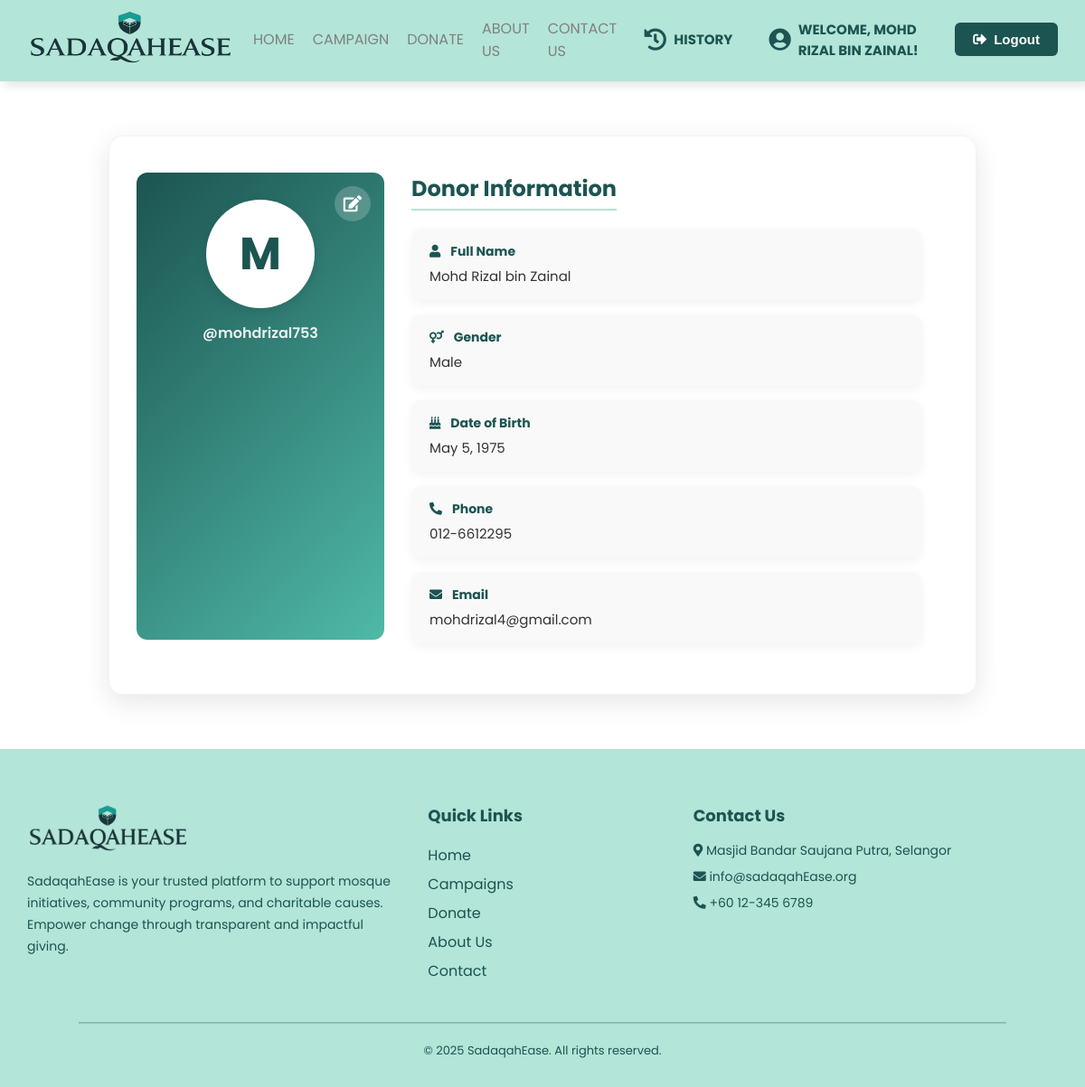
The page /donor/profile/ (signed in) on the database its author committed.
### SadaqahEase/models.py (models this page shows, shortened)
class Donor(models.Model):
    donorid = models.CharField(max_length=8, primary_key=True, editable=False)
    fullname = models.CharField(max_length=100)
    phone = models.CharField(max_length=15)
    email = models.EmailField()
    username = models.CharField(max_length=50, unique=True)
    password = models.CharField(max_length=100)
    gender = models.CharField(max_length=10, choices=[('Male', 'Male'), ('Female', 'Female')])
    dob = models.DateField()
    created_at = models.DateTimeField(default=timezone.now)

### SadaqahEase/views.py (the view)
# urls.py: path('donor/profile/', views.donor_profile, name='donorprofile'),
def donor_profile(request):
    donor_id = request.session.get('donor_id')
    if not donor_id:
        return redirect('login_donor')
    try:
        donor = Donor.objects.get(donorid=donor_id)
    except Donor.DoesNotExist:
        messages.error(request, "Donor not found.")
        return redirect('login_donor')
    return render(request, 'donorprofilepage.html', {'donor': donor})

### SadaqahEase/templates/donorprofilepage.html (shortened to what this page needs)
<!DOCTYPE html>
<html lang="en">
<head>
  <link rel="stylesheet" href="https://cdnjs.cloudflare.com/ajax/libs/font-awesome/5.14.0/css/all.min.css" />
  <link rel="stylesheet" href="https://stackpath.bootstrapcdn.com/font-awesome/4.7.0/css/font-awesome.min.css" />
</head>
<body>
{% load static %}
<header>
  <div class="content flex_space">
    <div class="logo">
      <img src="{% static 'Sadaqahlogo.png' %}" alt="SadaqahEase Logo" />
    </div>
    <div class="navbar">
      <ul id="menulist">
          <li><a href="{% url 'donor_mainpage' %}">Home</a></li>
          <li><a href="{% url 'donor_campaigns' %}">Campaign</a></li>
          <li><a href="{% url 'donate_page' %}">Donate</a></li>
          <li><a href="{% url 'donor_mainpage' %}#about-section">About Us</a></li>
          <li><a href="{% url 'donor_mainpage' %}#contact-section">Contact Us</a></li>
                    <li>
            <a href="{% url 'donor_history' %}" class="welcome-link">
              <div class="welcome-message">
                <i class="fas fa-history"></i>
                History
              </div>
            </a>
          </li>
        <li>
          <a href="{% url 'donorprofile' %}" style="text-decoration: none;">
            <div class="welcome-message">
              <i class="fas fa-user-circle"></i>
              Welcome, {{ donor.fullname }}!
            </div>
          </a>
        </li>
        <li>
          <form method="post" action="{% url 'logout' %}">
            <button type="submit" class="primary_btn">
              <i class="fas fa-sign-out-alt"></i> Logout
            </button>
          </form>
        </li>
      </ul>
    </div>
  </div>
</header>
<div class="profile-wrapper">
  <div class="profile-card">
    <div class="left-panel">
      <div class="initial-circle">{{ donor.fullname|first|upper }}</div>
      <div class="username">@{{ donor.username }}</div>
      <a href="{% url 'donor_edit_profile' %}" class="edit-icon"><i class="fas fa-edit"></i></a>
    </div>
    <div class="right-panel">
      <h2>Donor Information</h2>
      <div class="info-box">
        <label><i class="fas fa-user"></i> Full Name</label>
        <p>{{ donor.fullname }}</p>
      </div>
      <div class="info-box">
        <label><i class="fas fa-venus-mars"></i> Gender</label>
        <p>{{ donor.gender }}</p>
      </div>
      <div class="info-box">
        <label><i class="fas fa-birthday-cake"></i> Date of Birth</label>
        <p>{{ donor.dob }}</p>
      </div>
      <div class="info-box">
        <label><i class="fas fa-phone-alt"></i> Phone</label>
        <p>{{ donor.phone }}</p>
      </div>
      <div class="info-box">
        <label><i class="fas fa-envelope"></i> Email</label>
        <p>{{ donor.email }}</p>
      </div>
    </div>
  </div>
</div>
<footer  id="contact-section" style="background: rgb(179, 229, 216); color: #1c5451; padding: 60px 30px 30px;">
  <div style="display: flex; flex-wrap: wrap; justify-content: space-between; align-items: flex-start; gap: 40px; max-width: 1200px; margin: auto;">
    <div style="flex: 1 1 300px;">
      <img src="{% static 'Sadaqahlogo.png' %}" alt="SadaqahEase Logo" style="width: 180px; margin-bottom: 15px;">
      <p style="line-height: 1.7; font-size: 14px; color: #1c5451;">
        SadaqahEase is your trusted platform to support mosque initiatives, community programs, and charitable causes.
        Empower change through transparent and impactful giving.
      </p>
    </div>
    <div style="flex: 1 1 150px;">
      <h3 style="margin-bottom: 15px; font-size: 18px; color: #1c5451;">Quick Links</h3>
      <ul style="list-style: none; padding: 0; line-height: 2;">
        <li><a href="{% url 'donor_mainpage' %}" style="color: #1c5451; text-decoration: none;">Home</a></li>
        <li><a href="{% url 'donor_campaigns' %}" style="color: #1c5451; text-decoration: none;">Campaigns</a></li>
        <li><a href="{% url 'donate_page' %}" style="color: #1c5451; text-decoration: none;">Donate</a></li>
        <li><a href="{% url 'donor_mainpage' %}#about-section" style="color: #1c5451; text-decoration: none;">About Us</a></li>
        <li><a href="{% url 'donor_mainpage' %}#contact-section" style="color: #1c5451; text-decoration: none;">Contact</a></li>
      </ul>
    </div>
    <div style="flex: 1 1 300px;">
      <h3 style="margin-bottom: 15px; font-size: 18px; color: #1c5451;">Contact Us</h3>
      <p style="font-size: 14px; margin-bottom: 8px;"><i class="fas fa-map-marker-alt"></i> Masjid Bandar Saujana Putra, Selangor</p>
      <p style="font-size: 14px; margin-bottom: 8px;"><i class="fas fa-envelope"></i> info@sadaqahEase.org</p>
      <p style="font-size: 14px;"><i class="fas fa-phone-alt"></i> +60 12-345 6789</p>
    </div>
  </div>
  <hr style="margin: 40px auto 20px; border-color: rgba(28, 84, 81, 0.2); width: 90%;">
  <p style="text-align: center; font-size: 13px; color: #1c5451;">&copy; 2025 SadaqahEase. All rights reserved.</p>
</footer>
</body>
</html>

### SadaqahEase/templates/donorprofilepage.html (style rules this page uses)
* { padding: 0; margin: 0; box-sizing: border-box; }
body { font-family: "Poppins", sans-serif; background-color: #fff; }
header a { text-decoration: none; }
li { list-style: none; }
.flex_space { display: flex; justify-content: space-between; align-items: center; }
button { border: none; background: none; transition: 0.5s; cursor: pointer; }
.primary_btn { padding: 10px 20px; background: #1c5451; font-weight: bold; color: white; border-radius: 6px; display: flex; align-items: center; justify-content: center; font-size: 15px; gap: 8px; }
.primary_btn i { color: white; }
.welcome-message { display: flex; align-items: center; gap: 8px; color: #1c5451; font-weight: bold; font-size: 15px; padding: 10px; }
.welcome-message i { font-size: 25px; transition: transform 0.3s ease, color 0.3s ease; }
header { height: 90px; padding: 0 20px; position: sticky; top: 0; z-index: 1000; background: rgb(179, 229, 216); box-shadow: 5px 5px 10px rgba(0, 0, 0, 0.1); }
header img { padding: 10px ; width: 250px; height: 80px; }
header ul { display: flex; align-items: center; }
header ul li { margin: 0 10px; text-transform: uppercase; }
header ul li a { color: grey; transition: 0.3s ease; }
.profile-wrapper { max-width: 1000px; margin: 60px auto; padding: 0 20px; }
.profile-card { display: flex; flex-wrap: wrap; background: rgba(255, 255, 255, 0.9); border-radius: 16px; box-shadow: 0 8px 30px rgba(0, 0, 0, 0.1); backdrop-filter: blur(10px); overflow: hidden; border: 1px solid rgba(0, 0, 0, 0.05); padding: 40px 30px; transition: transform 0.3s ease; }
.left-panel { flex: 1 1 250px; background: linear-gradient(135deg, #1c5451, #4fb9a7); border-radius: 12px; padding: 30px 20px; color: white; text-align: center; position: relative; margin-bottom: 20px; }
.initial-circle { width: 120px; height: 120px; background: white; color: #1c5451; font-size: 50px; font-weight: bold; border-radius: 50%; display: flex; align-items: center; justify-content: center; margin: 0 auto 15px; box-shadow: 0 4px 15px rgba(0, 0, 0, 0.1); }
.username { font-size: 16px; font-weight: 600; opacity: 0.9; }
.edit-icon { position: absolute; top: 15px; right: 15px; font-size: 18px; color: white; background: rgba(255, 255, 255, 0.2); padding: 6px 10px; border-radius: 50%; transition: 0.3s; }
.right-panel { flex: 1 1 600px; padding: 0 30px; }
.right-panel h2 { color: #1c5451; margin-bottom: 20px; font-size: 24px; border-bottom: 2px solid #b3e5d8; display: inline-block; padding-bottom: 5px; }
.info-box { background: #f9f9f9; border-radius: 10px; padding: 15px 20px; margin-bottom: 16px; box-shadow: 0 4px 12px rgba(0, 0, 0, 0.05); }
.info-box label { font-weight: bold; color: #1c5451; font-size: 14px; display: block; margin-bottom: 5px; }
.info-box i { margin-right: 8px; }
.info-box p { font-size: 15px; color: #333; margin: 0; }
html { scroll-behavior: smooth; }

### rows shown on the page
Donor: fullname "MOHD RIZAL BIN ZAINAL", fullname|first "M", username "mohdrizal753", fullname "Mohd Rizal bin Zainal", gender "Male", dob "May 5, 1975", phone "012-6612295", email "mohdrizal4@gmail.com"
